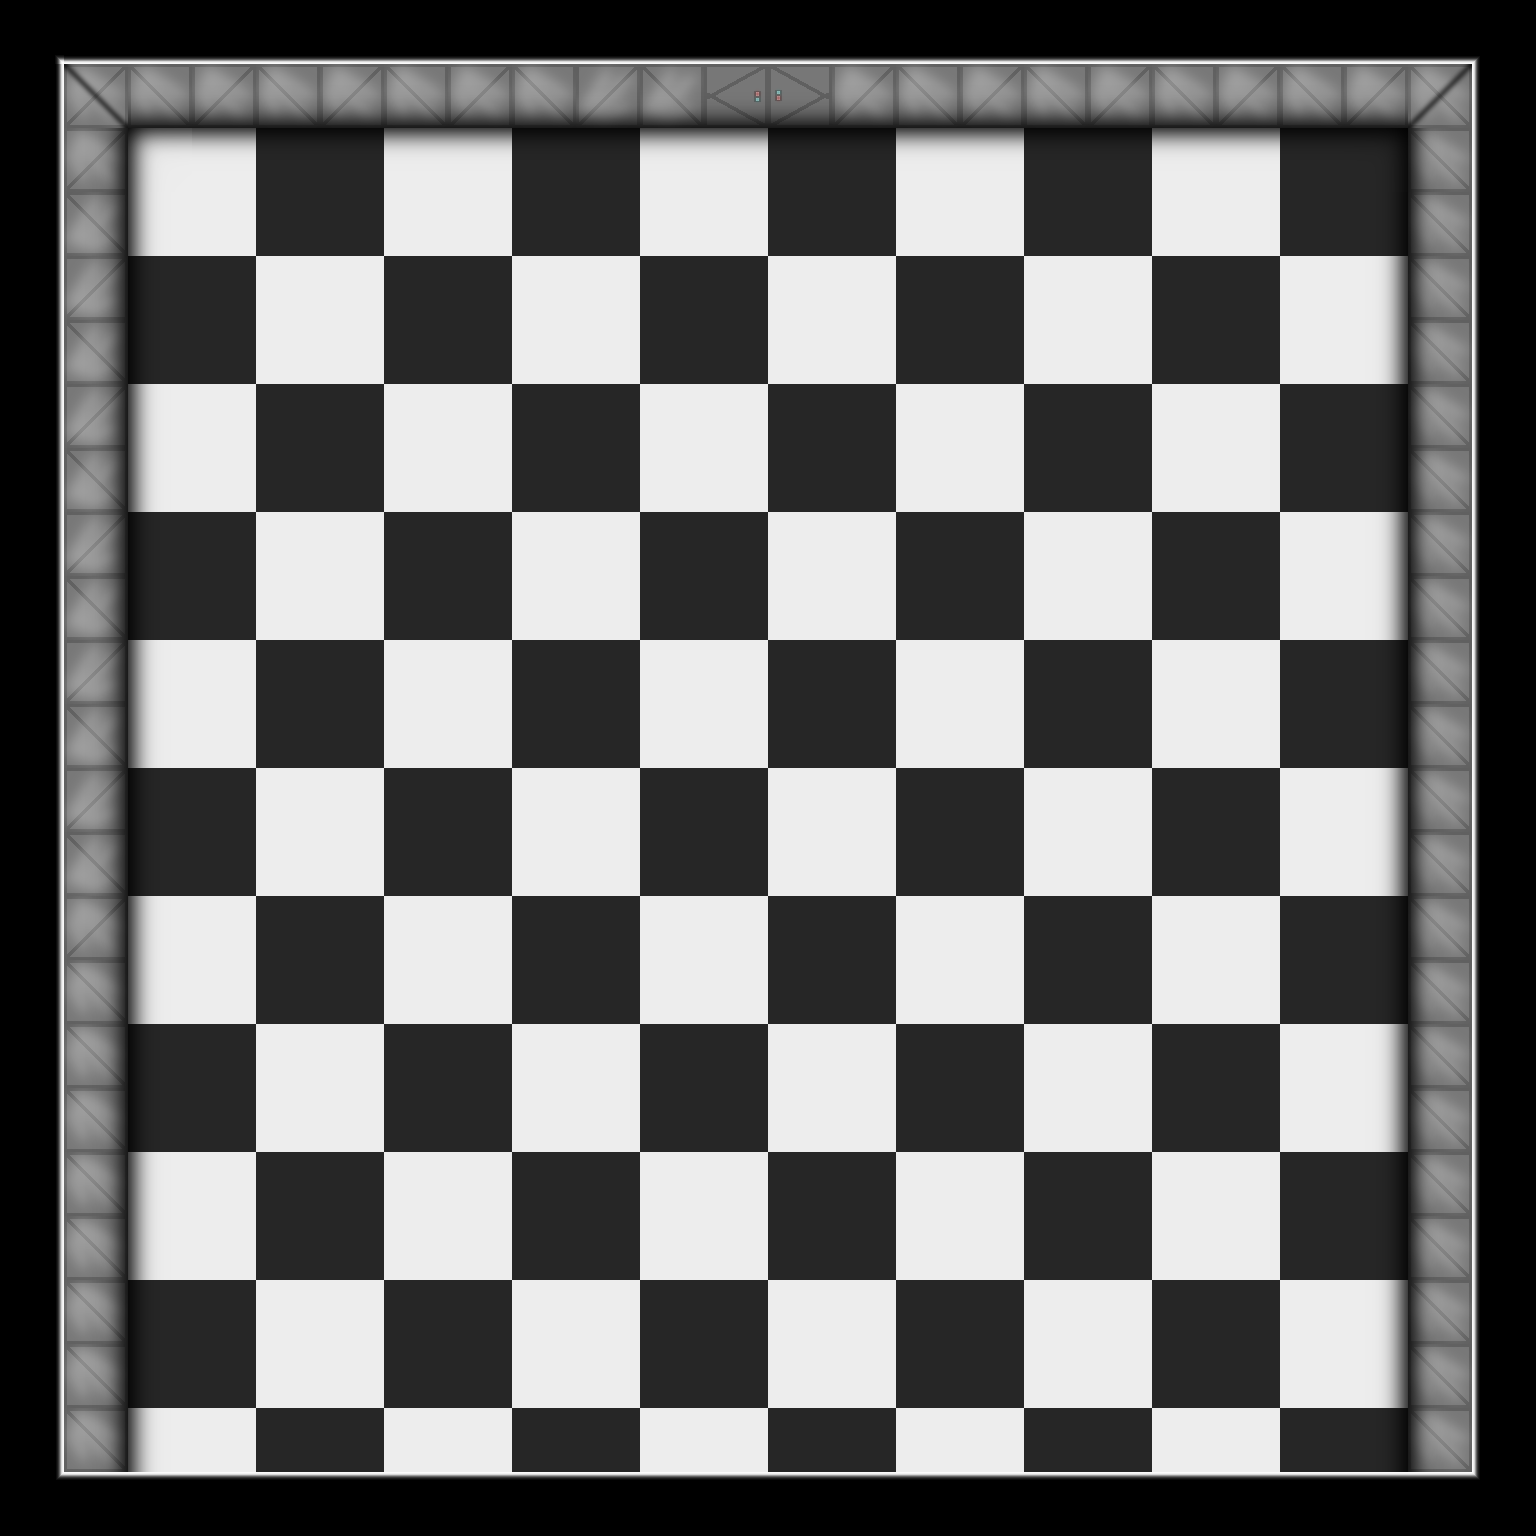

A level layout from a 2D game, rendered from its tile map. Below: a short description, then the map file with tile-grid data replaced by summaries:
An orthogonal 24x24 tile map with 64x64 px tiles, 6 tile layers (Ground, Floor Shadow, Wall, Wall Highlights, ...) and 11 objects (NavigationBounds).

<map version="1.10" tiledversion="1.11.2" orientation="orthogonal" renderorder="right-down" width="24" height="24" tilewidth="64" tileheight="64" infinite="0" nextlayerid="10" nextobjectid="22">
 <editorsettings>
  <export target="room0.lua" format="lua" />
 </editorsettings>
 <tileset firstgid="1" name="Custom tiles" tilewidth="64" tileheight="64" tilecount="15" columns="0">
  <grid orientation="orthogonal" width="1" height="1" />
  <tile id="0">
   <image source="wall button highlight.png" width="64" height="64" />
  </tile>
  <tile id="1">
   <image source="wall corner piece 2.png" width="64" height="64" />
  </tile>
  <tile id="2">
   <image source="wall corner piece.png" width="64" height="64" />
  </tile>
  <tile id="3">
   <image source="wall corner shadow.png" width="64" height="64" />
  </tile>
  <tile id="4">
   <image source="wall corner.png" width="64" height="64" />
  </tile>
  <tile id="5">
   <image source="wall highlight.png" width="64" height="64" />
  </tile>
  <tile id="6">
   <image source="wall.png" width="64" height="64" />
  </tile>
  <tile id="7">
   <image source="wall-border 2.png" width="64" height="64" />
  </tile>
  <tile id="8">
   <image source="wall-border.png" width="64" height="64" />
  </tile>
  <tile id="9">
   <image source="Black border fill.png" width="64" height="64" />
  </tile>
  <tile id="10">
   <image source="corner shadow.png" width="64" height="64" />
  </tile>
  <tile id="11">
   <image source="floor shadow.png" width="64" height="64" />
  </tile>
  <tile id="12">
   <image source="tile-black.png" width="64" height="64" />
  </tile>
  <tile id="13">
   <image source="tile-white.png" width="64" height="64" />
  </tile>
  <tile id="14">
   <image source="Untitled.png" width="64" height="64" />
  </tile>
 </tileset>
 <objectgroup id="8" name="EnemySpawns">
  <object id="10" x="1216" y="128" width="192" height="192" />
  <object id="11" x="1216" y="704" width="192" height="192" />
  <object id="21" x="128" y="704" width="192" height="192" />
  <object id="12" x="1216" y="1280" width="192" height="192" />
  <object id="13" x="128" y="128" width="192" height="192" />
  <object id="14" x="128" y="1280" width="192" height="192" />
 </objectgroup>
 <objectgroup id="7" name="Walls" locked="1">
  <object id="4" x="64" y="64" width="1408" height="64" />
  <object id="5" x="1408" y="128" width="64" height="1408" />
  <object id="7" x="128" y="1472" width="1280" height="64" />
  <object id="8" x="64" y="128" width="64" height="1408" />
 </objectgroup>
 <objectgroup id="9" name="Navigation" locked="1">
  <object id="17" name="NavigationBounds" x="128" y="128" width="1280" height="1344">
   <properties>
    <property name="can_navigate" type="bool" value="true" />
   </properties>
  </object>
 </objectgroup>
 <layer id="2" name="Ground" width="24" height="24" locked="1">
  <data>[576 cells, 423 non-empty, 2 distinct tile ids]</data>
 </layer>
 <layer id="4" name="Floor Shadow" width="24" height="24" locked="1">
  <data>[576 cells, 60 non-empty, 2 distinct tile ids]</data>
 </layer>
 <layer id="3" name="Wall" width="24" height="24" locked="1">
  <data>[576 cells, 64 non-empty, 2 distinct tile ids]</data>
 </layer>
 <layer id="6" name="Wall Highlights" width="24" height="24" locked="1">
  <data>[576 cells, 64 non-empty, 2 distinct tile ids]</data>
 </layer>
 <layer id="5" name="Wall Shadow" width="24" height="24" locked="1">
  <data>[576 cells, 64 non-empty, 2 distinct tile ids]</data>
 </layer>
 <layer id="1" name="Wall Border" width="24" height="24" locked="1">
  <data>[576 cells, 92 non-empty, 3 distinct tile ids]</data>
 </layer>
</map>
